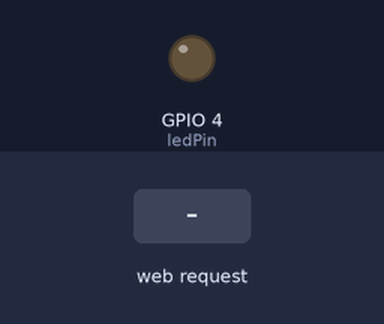
This sketch was run on a simulated ESP32. On the bench: output pins drawn as LEDs (lit = HIGH). Inputs (shaded band) come from the test bench. WiFi joins after 1.5 s; servers stay silent unless stated; storage starts empty; what the sketch prints to the serial monitor is not drawn.

Above: at 3.2 s.
3.3 s: HTTP request GET /on received
At 4.5 s:
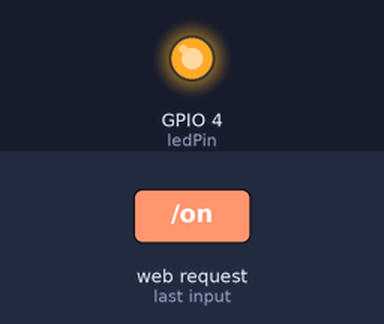
4.8 s: HTTP request GET /off received
At 5.8 s:
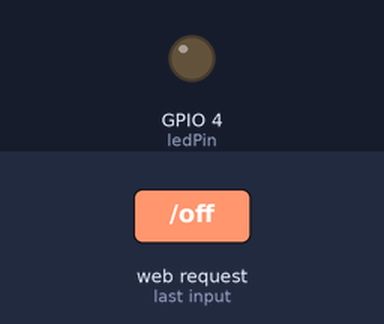
Timing chart, 0 to 7.8 s (numbered marks = the images above; inputs shaded):
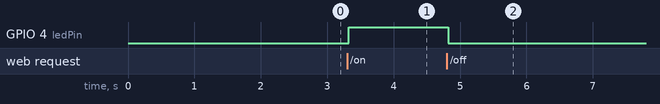

The sketch:

elegant-ota-websocket-littlefs.ino
```cpp
#include <Arduino.h>
#include <WiFi.h>
#include <AsyncTCP.h>
#include <ESPAsyncWebServer.h>
#include <LittleFS.h>
#include <ElegantOTA.h>

// Replace with your network credentials
#include "secrets.h"  // credentials (gitignored; see secrets.example.h)

// Create AsyncWebServer object on port 80
AsyncWebServer server(80);

// Set LED GPIO
const int ledPin = 4;

// Stores LED state
String ledState;

// Initialize LittleFS
void initLittleFS() {
  if (!LittleFS.begin(true)) {
    Serial.println("An error has occurred while mounting LittleFS");
  }
  else {
    Serial.println("LittleFS mounted successfully");
  }
}

// Initialize WiFi
void initWiFi() {
  WiFi.mode(WIFI_STA);
  WiFi.begin(ssid, password);
  Serial.print("Connecting to WiFi ..");
  while (WiFi.status() != WL_CONNECTED) {
    Serial.print('.');
    delay(1000);
  }
  Serial.println(WiFi.localIP());
}

// Replaces placeholder with LED state value
String processor(const String& var) {
  if(var == "STATE") {
    if(digitalRead(ledPin)) {
      ledState = "ON";
    }
    else {
      ledState = "OFF";
    }
    return ledState;
  }
  return String();
}

void setup() {
  Serial.begin(115200);
  initWiFi();
  initLittleFS();

  // Set GPIO4 as an OUTPUT
  pinMode(ledPin, OUTPUT);

  // Route for root / web page
  server.on("/", HTTP_GET, [](AsyncWebServerRequest *request) {
    request->send(LittleFS, "/index.html", "text/html", false, processor);
  });

  server.serveStatic("/", LittleFS, "/");

  // Route to set GPIO state to HIGH
  server.on("/on", HTTP_GET, [](AsyncWebServerRequest *request) {
    digitalWrite(ledPin, HIGH);
    request->send(LittleFS, "/index.html", "text/html", false, processor);
  });

  // Route to set GPIO state to LOW
  server.on("/off", HTTP_GET, [](AsyncWebServerRequest *request) {
    digitalWrite(ledPin, LOW);
    request->send(LittleFS, "/index.html", "text/html", false, processor);
  });

  // Start server
  server.begin();

  ElegantOTA.begin(&server);    // Start ElegantOTA

}

void loop() {
  ElegantOTA.loop();
}
```

secrets.example.h
```cpp
// Copy this file to secrets.h and fill in your own values.
#pragma once

const char* ssid = "REDACTED";
const char* password = "REDACTED";
```

Measured:
- after the input at 3.3 s, GPIO 4 (ledPin): LOW → HIGH at once
- after the input at 4.8 s, GPIO 4 (ledPin): HIGH → LOW at once
